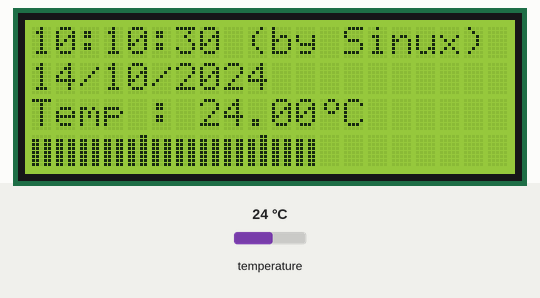
A sketch run on a simulated Arduino Uno, built with avr-gcc and run on an emulated ATmega328P. On the bench: 20×4 character LCD. The test bench sets the inputs (shaded band); at power-on: temperature 24 °C. The local clock reads 2024-03-15 10:24:30 at power-on unless the sketch sets it; what the sketch prints to the serial monitor is not drawn.

Above: at 1.2 s.
1.3 s: temperature set to 10.6 °C
At 2.2 s:
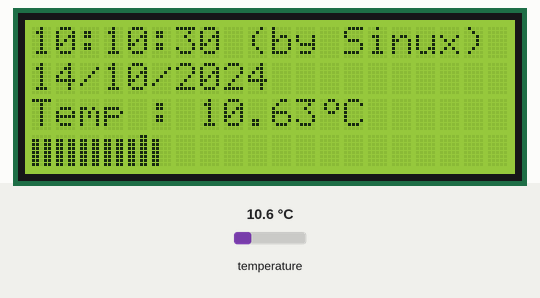
5.1 s: temperature set to 9.4 °C
At 8.2 s:
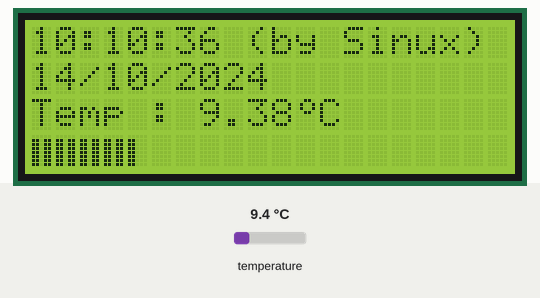
8.9 s: temperature set to 12 °C
At 10.0 s:
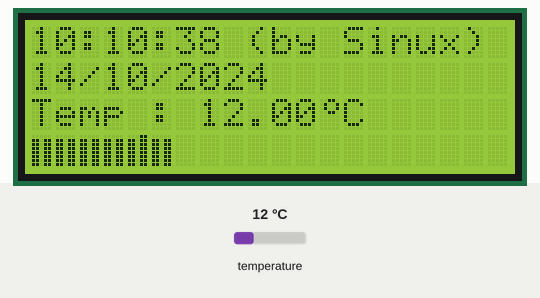
12.7 s: temperature set to 19 °C
At 13.2 s:
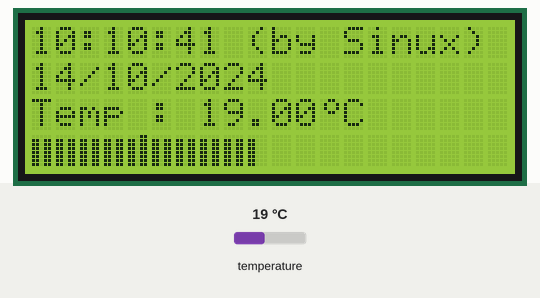
16.5 s: temperature set to 28 °C
At 19.2 s:
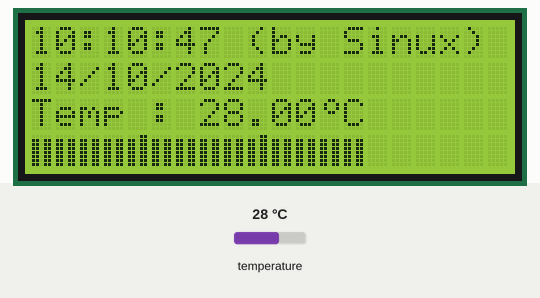
20.3 s: temperature set to 33 °C
At 24.2 s:
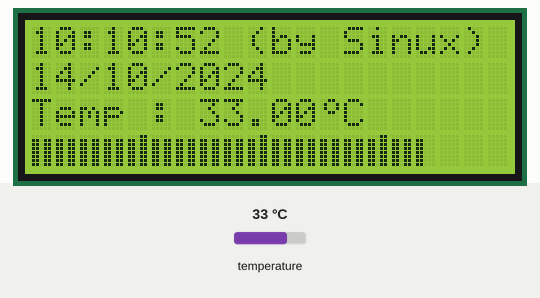
Timing chart, 0 to 25.1 s (numbered marks = the images above; inputs shaded):
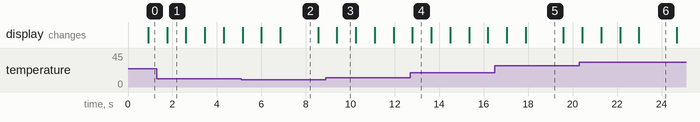

The sketch:

station_meteo_LCD_RTC.ino
```cpp
char foo;
/*------------------------------------------------------------------
-------------------------------------------------------------------*/

#ifndef Arduino_h
	#include <Arduino.h>
#endif


#include <SoftwareSerial.h>
#include <Wire.h>
#include <OneWire.h>
#include <LiquidCrystal.h>
#include <RTClib.h>
#include <math.h>

// initialize the library with the numbers of the interface pins
LiquidCrystal lcd(12, 11, 9, 4, 3, 2);
OneWire  ds(10);  // on pin 10
RTC_DS1307 RTC;

//CUSTOM LCD CHARACTERS
   uint8_t custom_0[8] = { 0x00, 0x00, 0x00, 0x00, 0x00, 0x00, 0x00, 0x00}; //blank
   uint8_t custom_1[8] = { 0x00, 0x16, 0x11, 0x11, 0x11, 0x11, 0x11, 0x11}; //1line
   uint8_t custom_2[8] = { 0x00, 0x18, 0x18, 0x18, 0x18, 0x18, 0x18, 0x18}; //5line
   uint8_t custom_3[8] = { 0x00, 0x1A, 0x1A, 0x1A, 0x1A, 0x1A, 0x1A, 0x1A}; //6line
   uint8_t custom_4[8] = { 0x00, 0x1B, 0x1B, 0x1B, 0x1B, 0x1B, 0x1B, 0x1B}; //4line
   uint8_t custom_5[8] = { 0x03, 0x1B, 0x1B, 0x1B, 0x1B, 0x1B, 0x1B, 0x1B}; //7line redundant.
   uint8_t custom_6[8] = { 0x06, 0x09, 0x09, 0x06, 0x00, 0x00, 0x00, 0x00}; // degree
   uint8_t custom_7[8] = { 0x03, 0x1B, 0x1B, 0x1B, 0x1B, 0x1B, 0x1B, 0x1B}; // 2 full


void setup(){

  lcd.begin(20, 4);
  Serial.begin(9600);
  lcd.createChar(1, custom_1);
  lcd.createChar(2, custom_2);
  lcd.createChar(3, custom_3);
  lcd.createChar(4, custom_4);
  lcd.createChar(5, custom_5);
  lcd.createChar(6, custom_6);
  lcd.createChar(7, custom_7);
  lcd.createChar(8, custom_0);

  Wire.begin();
  RTC.begin();

  if (! RTC.isrunning()) {
    Serial.println("RTC is NOT running!");
    // following line sets the RTC to the date & time this sketch was compiled
    RTC.adjust(DateTime(__DATE__, __TIME__));
  }
}


void loop(){

/* ==========
 Add RTC clock
 ============*/
      DateTime now = RTC.now();
//      int secondes = (now.second());
//      Serial.print( secondes );
//    Serial.print(now.year(), DEC);
//    Serial.print('/');
//    Serial.print(now.month(), DEC);
//    Serial.print('/');
//    Serial.print(now.day(), DEC);
//    Serial.print(' ');
//    Serial.print(now.hour(), DEC);
//    Serial.print(':');
//    Serial.print(now.minute(), DEC);
//    Serial.print(':');
//    Serial.print(now.second(), DEC);
//    Serial.println();
//
//    Serial.print(" since midnight 1/1/1970 = ");
//    Serial.print(now.unixtime());
//    Serial.print("s = ");
//    Serial.print(now.unixtime() / 86400L);
//    Serial.println("d");
//
//    // calculate a date which is 7 days and 30 seconds into the future
//    DateTime future (now.unixtime() + 7 * 86400L + 30);
//
//    Serial.print(" now + 7d + 30s: ");
//    Serial.print(future.year(), DEC);
//    Serial.print('/');
//    Serial.print(future.month(), DEC);
//    Serial.print('/');
//    Serial.print(future.day(), DEC);
//    Serial.print(' ');
//    Serial.print(future.hour(), DEC);
//    Serial.print(':');
//    Serial.print(future.minute(), DEC);
//    Serial.print(':');
//    Serial.print(future.second(), DEC);
//    Serial.println();
//
//    Serial.println();
//    delay(3000);

/* ==============
  FIN RTC
===============*/

    byte i;
  byte present = 0;
  byte type_s;
  byte data[12];
  byte addr[8];
  float celsius;
  int nbCelsius;

  if ( !ds.search(addr)) {
    Serial.println("No more addresses.");
    Serial.println();
    ds.reset_search();
//    delay(250);
    return;
  }

  Serial.print("ROM =");
  for( i = 0; i < 8; i++) {
    Serial.write(' ');
    Serial.print(addr[i], HEX);
  }

  if (OneWire::crc8(addr, 7) != addr[7]) {
      Serial.println("CRC is not valid!");
      return;
  }
  Serial.println();

  // the first ROM byte indicates which chip
  switch (addr[0]) {
    case 0x10:
      Serial.println("  Chip = DS18S20");  // or old DS1820
      type_s = 1;
      break;
    case 0x28:
      Serial.println("  Chip = DS18B20");
      type_s = 0;
      break;
    case 0x22:
      Serial.println("  Chip = DS1822");
      type_s = 0;
      break;
    default:
      Serial.println("Device is not a DS18x20 family device.");
      return;
  }

  ds.reset();
  ds.select(addr);
  ds.write(0x44,1);         // start conversion, with parasite power on at the end

  delay(800);     // maybe 750ms is enough, maybe not
  // we might do a ds.depower() here, but the reset will take care of it.

  present = ds.reset();
  ds.select(addr);
  ds.write(0xBE);         // Read Scratchpad

//  Serial.print("  Data = ");
//  Serial.print(present,HEX);
//  Serial.print(" ");
  for ( i = 0; i < 9; i++) {           // we need 9 bytes
    data[i] = ds.read();
//    Serial.print(data[i], HEX);
    Serial.print(" ");
  }
//  Serial.print(" CRC=");
//  Serial.print(OneWire::crc8(data, 8), HEX);
  Serial.println();

  // convert the data to actual temperature

  int raw = (data[1] << 8) | data[0];
  if (type_s) {
    raw = raw << 3; // 9 bit resolution default
    if (data[7] == 0x10) {
      // count remain gives full 12 bit resolution
      raw = (raw & 0xFFF0) + 12 - data[6];
    }
  } else {
    byte cfg = (data[4] & 0x60);
    if (cfg == 0x00) raw = raw << 3;  // 9 bit resolution, 93.75 ms
    else if (cfg == 0x20) raw = raw << 2; // 10 bit res, 187.5 ms
    else if (cfg == 0x40) raw = raw << 1; // 11 bit res, 375 ms
    // default is 12 bit resolution, 750 ms conversion time
  }
  celsius = (float)raw / 16.0;

//  fahrenheit = celsius * 1.8 + 32.0;
//  Serial.print("  Temperature = ");
//  Serial.print(celsius);
//  Serial.print(" C° ");
//  Serial.print(deg);
//  Serial.print(fahrenheit);
//  Serial.println(" Fahrenheit");


  lcd.setCursor(0,0);
//  lcd.print("Time : ");
  lcd.print(now.hour(), DEC);
  lcd.print(":");
  if ( (now.minute(), DEC) < 10 ){     // afficher 0x
    lcd.print("0");
  }
  lcd.print((now.minute(), DEC));
  lcd.print(":");
  Serial.print(now.minute(), DEC);
  if ( now.second() < 10 ){     // afficher 0x
    lcd.print("0");
  }
  lcd.print(now.second(), DEC);
  lcd.print(" (by Sinux)");
/*     ligne 2                */
  lcd.setCursor(0,1);
//  lcd.print("Le ");
//  lcd.print(now.dayOfWeek());
//  lcd.print(" ");
  lcd.print((now.day())-1);
  lcd.print("/");
  lcd.print((now.month(), DEC));
  lcd.print("/");
  lcd.print(now.year(), DEC);
//  lcd.print("  ");
//  lcd.print("by Sebastien");
  lcd.setCursor(0,2);              // Ligne 3
  lcd.print("Temp : ");
  lcd.print(celsius);
  lcd.write(6);
  lcd.print("C    ");

/* ===============
  Progress bar                         // Ligne 4
  ================ */

  nbCelsius = (int)round(celsius); // partie entiere de la temperature
  lcd.setCursor(0,3); // on se place à la ligne de la "progress bar"

/* boucle pour l'affichage de la progress bar*/

  for (int i = 0; i < 20; i++){
    if (nbCelsius > 2){
      if (i == 4 || i == 9 || i == 14 || i == 19){   // si 10, 20, 30 afficher un trait long
        lcd.write(5);
      }
      else {
        lcd.write(4);
      }
      nbCelsius = nbCelsius - 2;
    }
    else{
      switch (nbCelsius) {
        case 2:
          if (i == 4 || i == 9 || i == 14 || i == 19){   // si 10, 20, 30 afficher un trait long
            lcd.write(5);
          } else {
            lcd.write(4);
          }
          nbCelsius = 0;
          break;
        case 1:
          lcd.write(2);
          nbCelsius = 0;
          break;
        default:
          lcd.write(8);
      }
    }
  }

}
```

Measured:
- the behaviour switches between 10 and 9.9 °C on temperature (found by bisection; images 1 and 2)
- after the input at 1.3 s, the display: changes after 0.45 s (image 1)
- after the input at 5.1 s, the display: first changes after 0.05 s (image 2 shows a later state)
- after the input at 8.9 s, the display: changes after 0.50 s (image 3)
- after the input at 12.7 s, the display: changes after 0.09 s (image 4)
- after the input at 16.5 s, the display: first changes after 0.54 s (image 5 shows a later state)
- after the input at 20.3 s, the display: first changes after 0.14 s (image 6 shows a later state)
